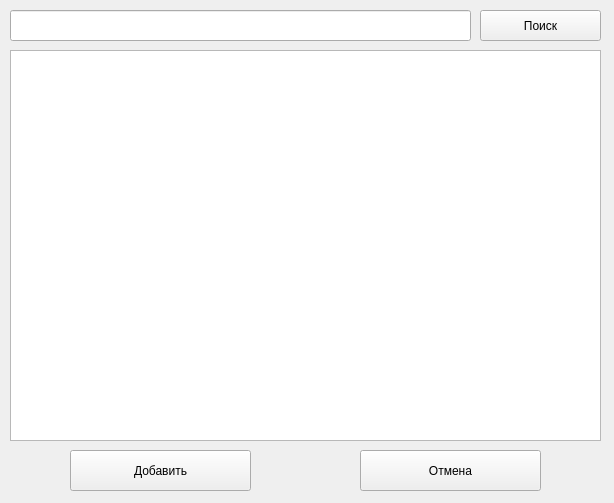
<?xml version="1.0" encoding="UTF-8"?>
<ui version="4.0">
 <class>MainWindow</class>
 <widget class="QMainWindow" name="MainWindow">
  <property name="geometry">
   <rect>
    <x>0</x>
    <y>0</y>
    <width>614</width>
    <height>503</height>
   </rect>
  </property>
  <property name="windowTitle">
   <string>Добавление книги</string>
  </property>
  <property name="documentMode">
   <bool>false</bool>
  </property>
  <widget class="QWidget" name="centralwidget">
   <widget class="QLineEdit" name="line_search">
    <property name="geometry">
     <rect>
      <x>10</x>
      <y>10</y>
      <width>461</width>
      <height>31</height>
     </rect>
    </property>
    <property name="font">
     <font>
      <pointsize>14</pointsize>
     </font>
    </property>
   </widget>
   <widget class="QPushButton" name="btn_add">
    <property name="geometry">
     <rect>
      <x>70</x>
      <y>450</y>
      <width>181</width>
      <height>41</height>
     </rect>
    </property>
    <property name="text">
     <string>Добавить</string>
    </property>
   </widget>
   <widget class="QPushButton" name="btn_cancel">
    <property name="geometry">
     <rect>
      <x>360</x>
      <y>450</y>
      <width>181</width>
      <height>41</height>
     </rect>
    </property>
    <property name="text">
     <string>Отмена</string>
    </property>
   </widget>
   <widget class="QPushButton" name="btn_search">
    <property name="geometry">
     <rect>
      <x>480</x>
      <y>10</y>
      <width>121</width>
      <height>31</height>
     </rect>
    </property>
    <property name="text">
     <string>Поиск</string>
    </property>
   </widget>
   <widget class="QTableWidget" name="tw_books">
    <property name="geometry">
     <rect>
      <x>10</x>
      <y>50</y>
      <width>591</width>
      <height>391</height>
     </rect>
    </property>
   </widget>
  </widget>
 </widget>
 <resources/>
 <connections/>
</ui>
